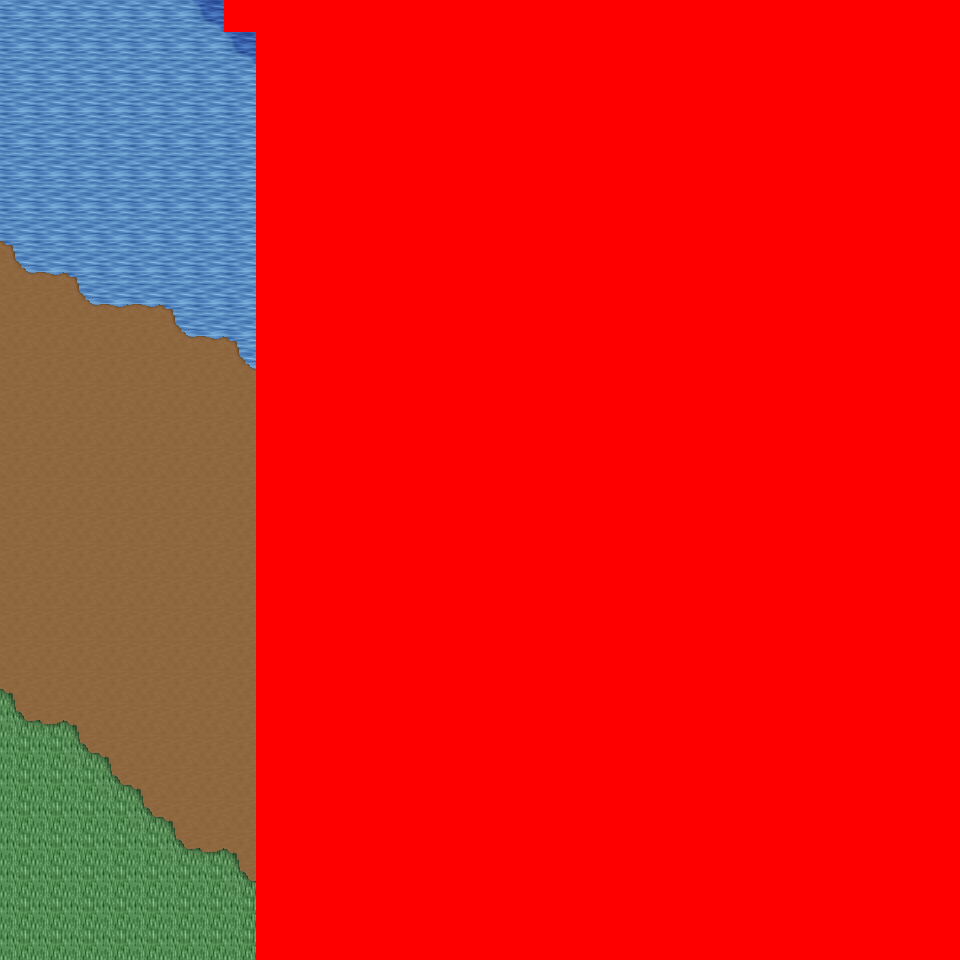

A level layout from a 2D game, rendered from its tile map. Below: a short description, then the map file with tile-grid data replaced by summaries:
An orthogonal 30x30 tile map with 32x32 px tiles, 6 tile layers (Ground, Object, Object2, Above, ...), 11 tilesets and 3 objects (3x mapchange).

<map version="1.0" orientation="orthogonal" renderorder="right-down" width="30" height="30" tilewidth="32" tileheight="32" nextobjectid="4">
  <tileset firstgid="1" name="tileset_logic_collision" tilewidth="32" tileheight="32" tilecount="1" columns="1">
    <image source="../drawable/tileset_logic_collision.png" width="32" height="32" />
  </tileset>
  <tileset firstgid="2" name="tileset_ground_ground" tilewidth="32" tileheight="32" tilecount="33" columns="3">
    <image source="../drawable/tileset_ground_ground.png" width="96" height="352" />
  </tileset>
  <tileset firstgid="35" name="tileset_ground_earth_edges" tilewidth="32" tileheight="32" tilecount="18" columns="6">
    <image source="../drawable/tileset_ground_earth_edges.png" width="192" height="96" />
  </tileset>
  <tileset firstgid="53" name="tileset_ground_grass_corners" tilewidth="32" tileheight="32" tilecount="24" columns="6">
    <image source="../drawable/tileset_ground_grass_corners.png" width="192" height="128" />
  </tileset>
  <tileset firstgid="77" name="tileset_ground_grass_edges" tilewidth="32" tileheight="32" tilecount="36" columns="12">
    <image source="../drawable/tileset_ground_grass_edges.png" width="384" height="96" />
  </tileset>
  <tileset firstgid="113" name="tileset_ground_water_pool" tilewidth="32" tileheight="32" tilecount="72" columns="3">
    <image source="../drawable/tileset_ground_water_pool.png" width="96" height="768" />
  </tileset>
  <tileset firstgid="185" name="tileset_ground_ridge_earth_pale" tilewidth="32" tileheight="32" tilecount="96" columns="12">
    <image source="../drawable/tileset_ground_ridge_earth_pale.png" width="384" height="256" />
  </tileset>
  <tileset firstgid="281" name="tileset_ground_ridge_earth_dark" tilewidth="32" tileheight="32" tilecount="96" columns="12">
    <image source="../drawable/tileset_ground_ridge_earth_dark.png" width="384" height="256" />
  </tileset>
  <tileset firstgid="377" name="tileset_plant_stump_stump_vertical" tilewidth="32" tileheight="32" tilecount="1" columns="1">
    <image source="../drawable/tileset_plant_stump_stump_vertical.png" width="32" height="32" />
  </tileset>
  <tileset firstgid="378" name="tileset_plant_tree_tree_darkgreen" tilewidth="32" tileheight="32" tilecount="88" columns="8">
    <image source="../drawable/tileset_plant_tree_tree_darkgreen.png" width="256" height="352" />
  </tileset>
  <tileset firstgid="466" name="tileset_building_death_tower" tilewidth="32" tileheight="32" tilecount="252" columns="9">
    <image source="../drawable/tileset_building_death_tower.png" width="288" height="896" />
  </tileset>
  <layer name="Ground" width="30" height="30">
    <data>[900 cells, 900 non-empty, 7 distinct tile ids]</data>
  </layer>
  <layer name="Object" width="30" height="30">
    <data>[900 cells, 86 non-empty, 14 distinct tile ids]</data>
  </layer>
  <layer name="Object2" width="30" height="30">
    <data>[900 cells, 25 non-empty, 1 distinct tile ids]</data>
  </layer>
  <layer name="Above" width="30" height="30">
    <data>[900 cells, 37 non-empty, 17 distinct tile ids]</data>
  </layer>
  <layer name="Above2" width="30" height="30">
    <data>[900 cells, 0 non-empty, 0 distinct tile ids]</data>
  </layer>
  <layer name="Walkable" width="30" height="30">
    <data>[900 cells, 661 non-empty, 1 distinct tile ids]</data>
  </layer>
  <objectgroup name="MapEvents">
    <object id="1" name="north" type="mapchange" x="0" y="0" width="224" height="32">
      <properties>
        <property name="map" value="0_ados_mountain_n2_w2_x3_y0" />
        <property name="place" value="south" />
      </properties>
    </object>
    <object id="2" name="south" type="mapchange" x="0" y="928" width="256" height="32">
      <properties>
        <property name="map" value="0_ados_mountain_n2_w2_x3_y2" />
        <property name="place" value="north" />
      </properties>
    </object>
    <object id="3" name="west" type="mapchange" x="0" y="0" width="32" height="960">
      <properties>
        <property name="map" value="0_ados_mountain_n2_w2_x2_y1" />
        <property name="place" value="east" />
      </properties>
    </object>
  </objectgroup>
</map>
